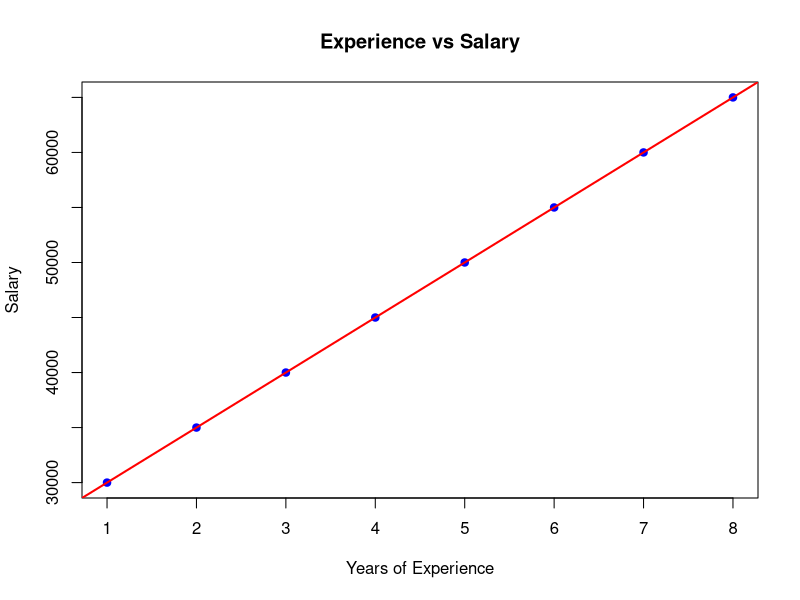
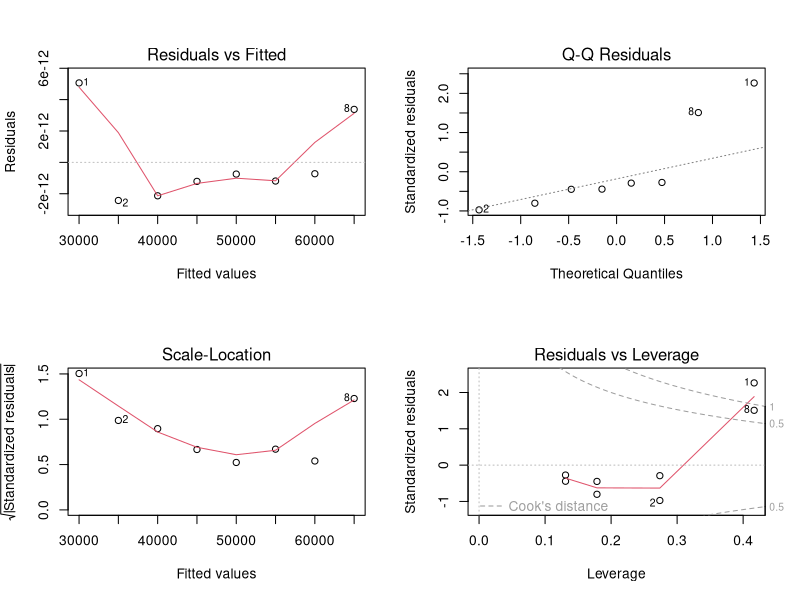

These figures' R source, in order:
# =====================================================
# 8. LINEAR REGRESSION
# =====================================================

# STEP 1: CREATE DATASET
# Years_Exp = Input Variable
# Salary = Output Variable
data <- data.frame(
  Years_Exp = c(1, 2, 3, 4, 5, 6, 7, 8),
  Salary = c(30000, 35000, 40000, 45000, 50000, 55000, 60000, 65000)
)

# Display dataset
print(data)

# STEP 2: VISUALIZE DATA USING SCATTER PLOT
plot(
  data$Years_Exp,
  data$Salary,
  xlab = "Years of Experience",
  ylab = "Salary",
  main = "Experience vs Salary",
  col = "blue",
  pch = 19
)

# STEP 3: CREATE LINEAR REGRESSION MODEL
model <- lm(Salary ~ Years_Exp, data = data)

# STEP 4: DISPLAY MODEL SUMMARY
summary(model)

# STEP 5: DRAW REGRESSION LINE
abline(model, col = "red", lwd = 2)

# STEP 6: PREDICT NEW VALUES
new_data <- data.frame(
  Years_Exp = c(9, 10)
)
predicted_salary <- predict(model, newdata = new_data)
print(predicted_salary)

# STEP 7: DIAGNOSTIC PLOTS
par(mfrow = c(2, 2))
plot(model)
